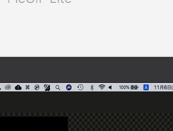
#> input picture test.png, 173 x 131 px
$ python compare_input_corrected_inputLR1.py test.png test.png test.png
#> lines starting #> are read from the running program, lines starting #| are printed output that depends on the picture; long printed decimals are rounded
#
# 入力画像，入力画像（LR=1），補正画像の3枚の画像のヒストグラムを比較するプログラム
#

import cv2, matplotlib
import numpy as np
import matplotlib.pyplot as plt
import sys
args = sys.argv
plt.style.use('seaborn-white')

from matplotlib import cycler
plt.rc('axes', facecolor='#E6E6E6', edgecolor='none', axisbelow=True, grid=False)
# plt.rc('grid', color='w', linestyle='solid')
# plt.rc('patch', edgecolor='#E6E6E6')
# plt.rc('lines', linewidth=2)


# ------------------------------
# ----- Placement settings -----
# ------------------------------
fig, ax = plt.subplots(4, figsize=(10, 8)) # figsize(width, height)
fig.subplots_adjust(hspace=0.4, wspace=0.4) # interval
ax[0] = plt.subplot2grid((2,3), (0,0))
ax[1] = plt.subplot2grid((2,3), (0,1))
ax[2] = plt.subplot2grid((2,3), (0,2))
ax[3] = plt.subplot2grid((2,3), (1,0), colspan=3)


# ----------------------------
# ----- Read input image -----
# ----------------------------
def read_img(_img_name):
	# read input image
#> called with _img_name = 'test.png'
	img = cv2.imread(_img_name)
#> img is the input picture: shape (131, 173, 3); mean B, G, R 136.3, 135.5, 135.6

	# convert color (BGR → RGB)
	img = cv2.cvtColor(img, cv2.COLOR_BGR2RGB)

	return img

img_1 = read_img(args[1])
img_2 = read_img(args[2])
img_3 = read_img(args[3])


# ----------------------------
# ----- Show input image -----
# ----------------------------
def show_img(_i, _img, _img_name):
    ax[_i].set_title(_img_name)

    # show image
    ax[_i].imshow(_img)

    return

show_img(0, img_1,  "Input image")
show_img(1, img_2,  "Improved image")
show_img(2, img_3,  "Input image (LR=1)")


# -------------------------------
# ----- Convert RGB to Gray -----
# -------------------------------
img_1_gray = cv2.cvtColor(img_1, cv2.COLOR_RGB2GRAY)
img_2_gray = cv2.cvtColor(img_2, cv2.COLOR_RGB2GRAY)
img_3_gray = cv2.cvtColor(img_3, cv2.COLOR_RGB2GRAY)

img_1_gray_nonzero = img_1_gray[img_1_gray > 0]
img_2_gray_nonzero = img_2_gray[img_2_gray > 0]
img_3_gray_nonzero = img_3_gray[img_3_gray > 0]


# -----------------------------------------------
# ----- Get statistical data of pixel value -----
# -----------------------------------------------
def get_data_of_pixel_value(_pixel_values):
    print("===== Statistical Data of Pixel Values =====")
    print("> Max    : ", np.max(_pixel_values))
#| > Max    :  244
    print("> Min    : ", np.min(_pixel_values))
#| > Min    :  1
    print("> Mean   : ", np.mean(_pixel_values))
#| > Mean   :  141.303
    #print("> Median : ", np.median(_pixel_values))
    print("\n")

    return

get_data_of_pixel_value(img_1_gray_nonzero)
get_data_of_pixel_value(img_2_gray_nonzero)
#| > Max    :  244
#| > Min    :  1
#| > Mean   :  141.303
get_data_of_pixel_value(img_3_gray_nonzero)
#| > Max    :  244
#| > Min    :  1
#| > Mean   :  141.303

mean_1 = int(np.mean(img_1_gray_nonzero))
#> mean_1 = 141
mean_2 = int(np.mean(img_2_gray_nonzero))
#> mean_2 = 141
mean_3 = int(np.mean(img_3_gray_nonzero))
#> mean_3 = 141


# ----------------------
# ----- Matplotlib -----
# ----------------------
# input image
ax[3].hist(img_1_gray_nonzero.ravel(), bins=255, alpha=0.8, label="Input image")
ax[3].axvline(mean_1, color='#1F77B4')
ax[3].text(mean_1/265+0.03, 0.7, "mean:"+str(mean_1), color='#1F77B4', transform=ax[3].transAxes, fontsize=12)

# improved image
ax[3].hist(img_2_gray_nonzero.ravel(), bins=255, alpha=0.8, label="Improved image")
ax[3].axvline(mean_2, color='#FF7E0F')
ax[3].text(mean_2/265+0.03, 0.7, "mean:"+str(mean_2), color='#FF7E0F', transform=ax[3].transAxes, fontsize=12)

# input image(LR=1)
ax[3].hist(img_3_gray_nonzero.ravel(), bins=255, alpha=0.8, label="Input image (LR=1)")
ax[3].axvline(mean_3, color='#2C9F2C')
ax[3].text(mean_3/265+0.03, 0.7, "mean:"+str(mean_3), color='#2C9F2C', transform=ax[3].transAxes, fontsize=12)


ax[3].set_title("Comparative histograms", fontsize=12)
ax[3].set_xlabel("Pixel value", fontsize=12)
ax[3].set_ylabel("Number of pixels", fontsize=12)
ax[3].set_xlim([-5, 260])

ax[3].legend(fontsize=12)

#fig.show()
plt.show()
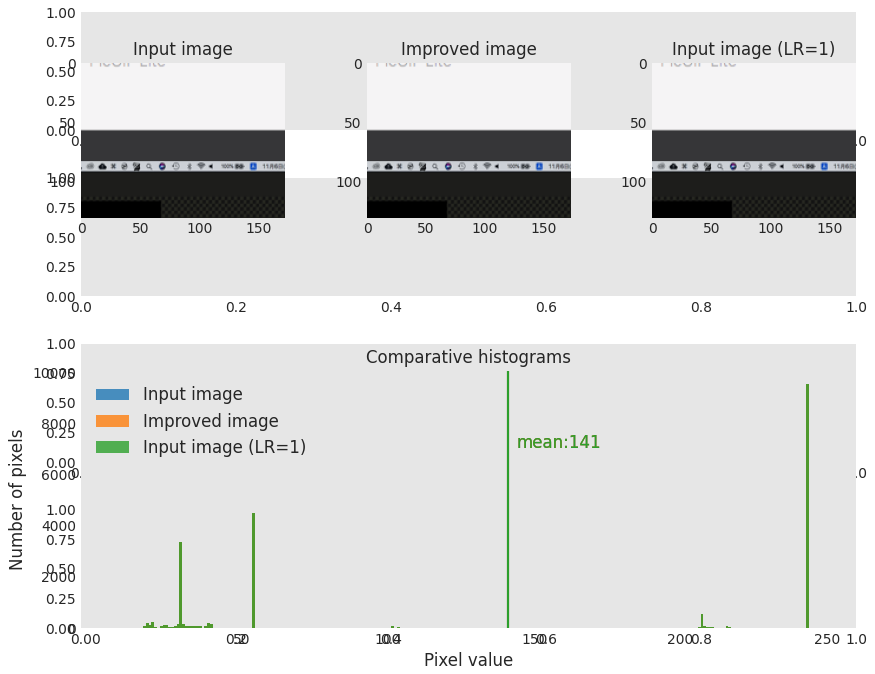
#> figure drawn by matplotlib, 4 panels; panel 4: tallest bar 9566 high, from x = 243 to 244; panel 4: tallest bar 9566 high, from x = 243 to 244; panel 4: tallest bar 9566 high, from x = 243 to 244
